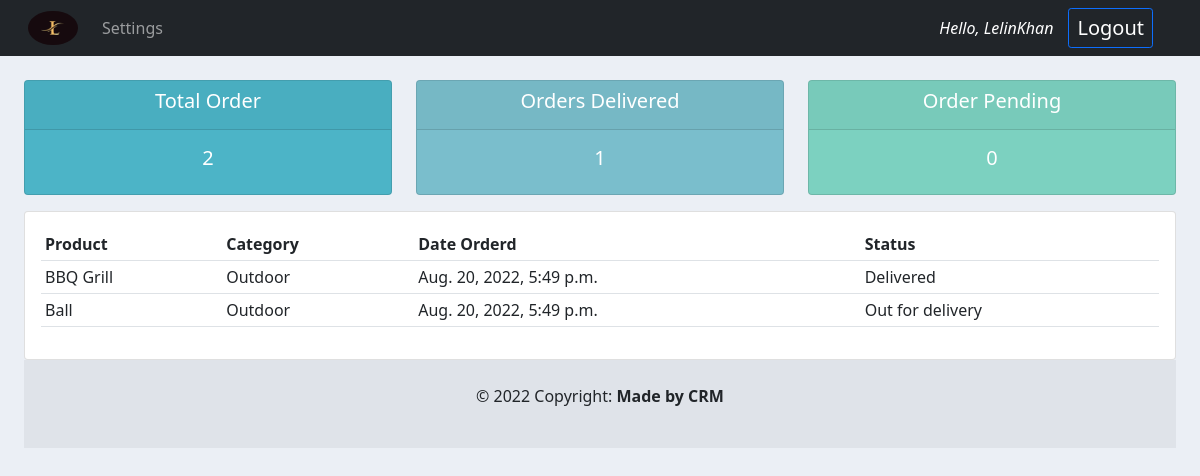
/user_page/ (signed in), run on the app's committed database.
### accounts/models.py (models this page shows, shortened)
class Order(models.Model):
    STATUS = (
        ('Pending', 'Pending'),
        ('Out for delivery', 'Out for delivery'),
        ('Delivered', 'Delivered'),
    )
    customer = models.ForeignKey(Customer, null=True, on_delete=models.SET_NULL)
    product = models.ForeignKey(Product, null=True, on_delete=models.SET_NULL)
    date_created = models.DateTimeField(auto_now_add=True, null=True)
    status = models.CharField(max_length=200, null=True, choices=STATUS)

class Product(models.Model):
    CATEGORY = (
        ('Indoor', 'Indoor'),
        ('Outdoor', 'Outdoor'),
    )
    name = models.CharField(max_length=200, null=True)
    price = models.FloatField(null=True)
    category = models.CharField(max_length=200, null=True, choices=CATEGORY)
    description = models.CharField(max_length=200, null=True, blank=True)
    date_created = models.DateTimeField(auto_now_add=True, null=True)
    tag = models.ManyToManyField(Tag)
    def __str__(self):
        return self.name

### accounts/decorators.py (the view)
        def wrapped_func(request, *args, **kwargs):
            group = None
            if request.user.groups.exists():
                group = request.user.groups.all()[0].name
            if group in allowed_roles:
                return view_func(request,*args,**kwargs)
            else:
                return HttpResponse('You are not authorized to view this page!')

### accounts/views.py (called while the page is built)
@login_required(login_url='login')
@allowed_users(allowed_roles=['customer'])
def UserPage(request):
    orders = request.user.customer.order_set.all()
    total_orders = orders.count()
    delivered = orders.filter(status='Delivered').count()
    pending = orders.filter(status='Pending').count()
    content = {
        'orders':orders,
        'total_orders': total_orders,
        'delivered': delivered,
        'pending': pending
    }
    return render(request, 'accounts/user.html', content)

### accounts/templates/accounts/user.html (shortened to what this page needs)
{% extends 'accounts/main.html' %}
{% block content %}
{% include 'accounts/status.html' %}
   <div class="row">
 <div class="col-md">
  <div class="card card-body">
       <table class="table table-sm">
         <tr>
              <th>Product</th>
              <th>Category</th>
              <th>Date Orderd</th>
              <th>Status</th>
         </tr>
           {% for order in orders %}
           <tr>
              <td>{{order.product}}</td>
              <td>{{order.product.category}}</td>
              <td>{{order.date_created}}</td>
              <td>{{order.status}}</td>
         </tr>
           {% endfor %}
       </table>
  </div>
 </div>
</div>
{% endblock %}

### accounts/templates/accounts/navbar.html (shortened to what this page needs)
{% load static %}
<nav class="navbar navbar-expand-lg navbar-dark bg-dark">
  <div class="container-fluid">
    <img class="img-fluid rounded-circle mx-3" width="50" height="30" src="{% static 'images/logo.jpg' %}" alt="">
    <div class="collapse navbar-collapse" id="navbarNav">
      <ul class="navbar-nav">
        {% if request.user.is_staff %}
        <li class="nav-item active">
          <a class="nav-link active" aria-current="page" href="{% url 'dashboard' %}">Dashboard</a>
        </li>
        <li class="nav-item">
          <a class="nav-link" href="{% url 'product' %}">Products</a>
        </li>
        {% else %}
          <li class="nav-item">
            <a href="{% url 'account' %}" class="nav-link">Settings</a>
          </li>
        {% endif %}
      </ul>
    </div>
      <span class="hello fst-italic">Hello, {{request.user}}</span>
      <span class="logout-page btn btn-sm btn-outline-primary"><a href="{% url 'logout' %}" class="text-decoration-none text-white">Logout</a></span>
  </div>
</nav>

### static/css/main.css (style rules this page uses)
.img-fluid { max-width: 100%; height: auto; }
body { background-color: #ebeff5; }

### accounts/templates/accounts/navbar.html (style rules this page uses)
.logout-page { margin-right: 35px; margin-left:5px; font-size:20px; }
.hello { color: #fff; margin-right:10px; }

### data on the page
Order: product "BBQ Grill", product.category "Outdoor", date_created "Aug. 20, 2022, 5:49 p.m.", status "Delivered"
Order: product "Ball", product.category "Outdoor", date_created "Aug. 20, 2022, 5:49 p.m.", status "Out for delivery"

### other printed values
{{ request.user }} "LelinKhan"
{{ total_orders }} "2"
{{ delivered }} "1"
{{ pending }} "0"
